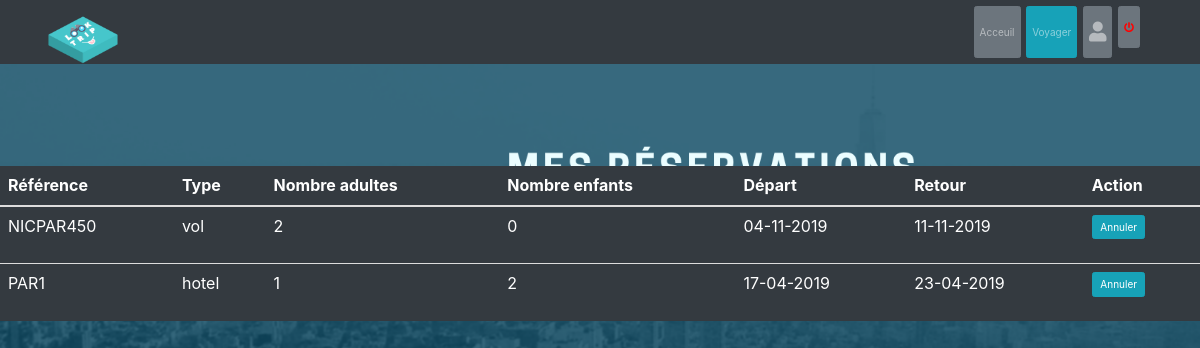
Page /home/profil/index.php (signed in) on the committed database.
### tables this page shows
CREATE TABLE `reservation` (
  `id` int(11) NOT NULL,
  `ref` varchar(10) DEFAULT NULL,
  `type` varchar(10) DEFAULT NULL,
  `id_client` int(11) DEFAULT NULL,
  `nbadultes` int(11) DEFAULT NULL,
  `nbenfants` int(11) DEFAULT NULL,
  `datedep` varchar(12) DEFAULT NULL,
  `datearr` varchar(12) DEFAULT NULL
);

### class/utilisateur.class.php (the view, shortened to what this page needs)
<?php
  class user{
    public function setBdd(){
      $connexion = new PDO('mysql:host=localhost;dbname=tour2controle','root','');
      return $connexion;
    }
    public function profil(){
        $connexion = $this->setBdd();
        $requete = $connexion->prepare('SELECT * FROM reservation WHERE id_client=:id');
        $result = $requete->execute(['id'=>$_COOKIE['id_client']]);
        $result = $requete->fetchall();
        echo '
        <meta charset="utf-8"/>
        <table class="table table-dark">
  <thead>
    <tr>
      <th scope="col">Référence</th>
      <th scope="col">Type</th>
      <th scope="col">Nombre adultes</th>
      <th scope="col">Nombre enfants</th>
      <th scope="col">Départ</th>
      <th scope="col">Retour</th>
      <th scope="col">Action</th>
    </tr>
  </thead>
  <tbody>';
  foreach($result as $tableau){
    echo '
    <tr>
      <td>'.$tableau['ref'].'</td>
      <td>'.$tableau['type'].'</td>
      <td>'.$tableau['nbadultes'].'</td>
      <td>'.$tableau['nbenfants'].'</td>
      <td>'.$tableau['datedep'].'</td>
      <td>'.$tableau['datearr'].'</td>
      <td>
        <form action="del.php" method="post">
          <a>
          <button value="'.$tableau['id'].'" name="tab" class="btn btn-info">Annuler</button>
          </a>
        </form>
      </td>
    </tr>
    ';
  }
    echo '
  </tbody>
</table>
          ';
    }
  }
?>

### include/navbar7.php (shortened to what this page needs)
<html lang="fr">
<head>
    <link href="css/bootstrap.min.css" rel="stylesheet">
    <link rel="stylesheet" href="./css/style.css">
    <link href="css/style.css" rel="stylesheet">
    <link rel="stylesheet" href="https://use.fontawesome.com/releases/v5.7.2/css/all.css">
    <link rel="stylesheet" href="https://stackpath.bootstrapcdn.com/bootstrap/4.3.1/css/bootstrap.min.css">
</head>
<nav class="navbar navbar-dark bg-dark fixed-top navbar-expand-lg">
  <div class="container">
   <a class="navbar-brand" href="index2.php">
    <img src="../../img/loogoo.png?<?= rand(); ?>" width="75" height="65" class="d-inline-block align-top" alt="">
  </a>
  <div class="collapse navbar-collapse" id="navbarNav">
    <ul class="navbar-nav ml-auto">
      <li class="nav-item">
        <a class="nav-link btn btn-secondary btn-font-white btn-color-special" href="../">Acceuil</a>
      </li>&nbsp;&nbsp;
      <li class="nav-item">
        <a class="nav-link btn btn-secondary btn-info" href="../reserver/">Voyager</a>
      </li>
      <li class="nav-item">
        <a class="nav-link btn btn-secondary btn-font-white btn-font-white btn-color-special" href="../profil"><i class="fas fa-2x fa-user"></i></a>
      </li>&nbsp;&nbsp;
      <li class="nav-item">
        <a class="nav-link btn btn-secondary btn-font-white btn-font-white btn-color-special" href="/air2/traitement/logout.php"><i class="fas fa-power-off" style="color:red"></i></a>
      </li>
    </ul>
    </div>
     </div>
</nav>
<body>

### home/profil/index.php (shortened to what this page needs)
<?php
include("../../include/navbar7.php");
?>
<!DOCTYPE html>
<html lang="en" dir="ltr">
  <head>
  </head>
  <body><br><br><br><br><br><br><br><br><br><br><br>
<center>
  </body>
</html>
<?php
    if(!isset($_COOKIE['id_client'])){
        header('location: /air2/');
    }else{
        include '../../class/utilisateur.class.php';
        $u = new user();
        $u->profil();
    }
?>

### css/style.css (style rules this page uses)
body { font-family: 'Poppins', 'sans-serif'; background: #f0f0f0; background: url(https://pcbx.us/bfjb.jpg); }
.navbar { border-radius: 0; }
.btn-color-special { color: #fff; background-color: #46c6cb; border-color: #46c6cb; }

### rows in the picture
reservation: ref "NICPAR450", type "vol", nbadultes "2", nbenfants "0", datedep "04-11-2019", datearr "11-11-2019", $tableau['id'] 1 (drawn)
reservation: ref "PAR1", type "hotel", nbadultes "1", nbenfants "2", datedep "17-04-2019", datearr "23-04-2019", $tableau['id'] 6 (drawn)
